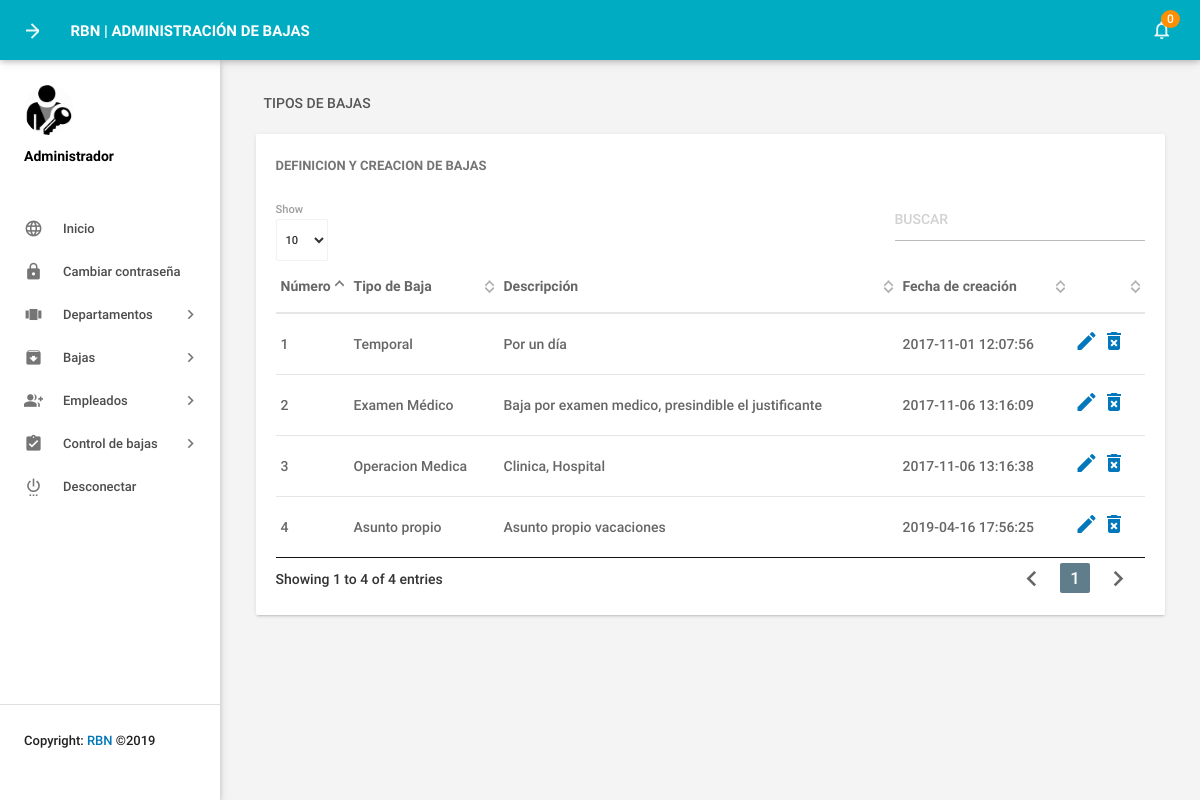
Screenshot of /RB_CRUD/admin/manageleavetype.php (signed in) with the database file from the repository.
### tables this page shows
CREATE TABLE `tblleavetype` (
  `id` int(11) NOT NULL,
  `LeaveType` varchar(200) DEFAULT NULL,
  `Description` mediumtext,
  `CreationDate` timestamp NOT NULL DEFAULT CURRENT_TIMESTAMP
);

### RB_CRUD/admin/manageleavetype.php (the view, shortened to what this page needs)
<?php
include('includes/config.php');
if(strlen($_SESSION['alogin'])==0)
    {
header('location:index.php');
}
else{
 ?>
<!DOCTYPE html>
<html lang="en">
    <head>
        <link type="text/css" rel="stylesheet" href="../assets/plugins/materialize/css/materialize.min.css"/>
        <link href="../assets/plugins/material-preloader/css/materialPreloader.min.css" rel="stylesheet">
        <link href="../assets/plugins/datatables/css/jquery.dataTables.min.css" rel="stylesheet">
        <link href="../assets/css/alpha.min.css" rel="stylesheet" type="text/css"/>
        <link href="../assets/css/custom.css" rel="stylesheet" type="text/css"/>
    </head>
    <body>
       <?php include('includes/header.php');?>
       <?php include('includes/sidebar.php');?>
            <main class="mn-inner">
                <div class="row">
                    <div class="col s12">
                        <div class="page-title">Tipos de bajas</div>
                    </div>
                    <div class="col s12 m12 l12">
                        <div class="card">
                            <div class="card-content">
                                <span class="card-title">Definicion y creacion de bajas</span>
                                <table id="example" class="display responsive-table ">
                                    <thead>
                                        <tr>
                                            <th>Número</th>
                                            <th>Tipo de Baja</th>
                                            <th>Descripción</th>
                                            <th>Fecha de creación</th>
                                            <th></th>
                                        </tr>
                                    </thead>
                                    <tbody>
<?php $sql = "SELECT * from tblleavetype";
$query = $dbh -> prepare($sql);
$query->execute();
$results=$query->fetchAll(PDO::FETCH_OBJ);
$cnt=1;
if($query->rowCount() > 0)
{
foreach($results as $result)
{               ?>
                                        <tr>
                                            <td> <?php echo htmlentities($cnt);?></td>
                                            <td><?php echo htmlentities($result->LeaveType);?></td>
                                            <td><?php echo htmlentities($result->Description);?></td>
                                            <td><?php echo htmlentities($result->CreationDate);?></td>
                                            <td><a href="editleavetype.php?lid=<?php echo htmlentities($result->id);?>"><i class="material-icons">mode_edit</i></a>
                                            <a href="manageleavetype.php?del=<?php echo htmlentities($result->id);?>" onclick="return confirm('Do you want to delete');"> <i class="material-icons">delete_forever</i></a> </td>
                                        </tr>
                                         <?php $cnt++;} }?>
                                    </tbody>
                                </table>
                            </div>
                        </div>
                    </div>
                </div>
            </main>
        </div>
        <div class="left-sidebar-hover"></div>
    </body>
</html>
<?php } ?>

### rows the page displays
tblleavetype: LeaveType "Temporal", Description "Por un día", CreationDate "2017-11-01 12:07:56"
tblleavetype: LeaveType "Examen Médico", Description "Baja por examen medico, presindible el justificante", CreationDate "2017-11-06 13:16:09"
tblleavetype: LeaveType "Operacion Medica", Description "Clinica, Hospital", CreationDate "2017-11-06 13:16:38"
tblleavetype: LeaveType "Asunto propio", Description "Asunto propio vacaciones", CreationDate "2019-04-16 17:56:25"

### other values shown
$unreadcount "0"
